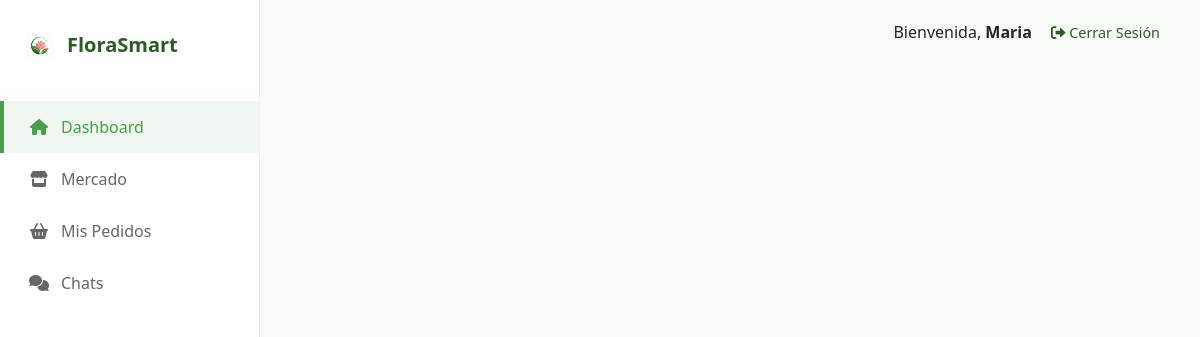
The app's page /mercado/ (signed in), older data.
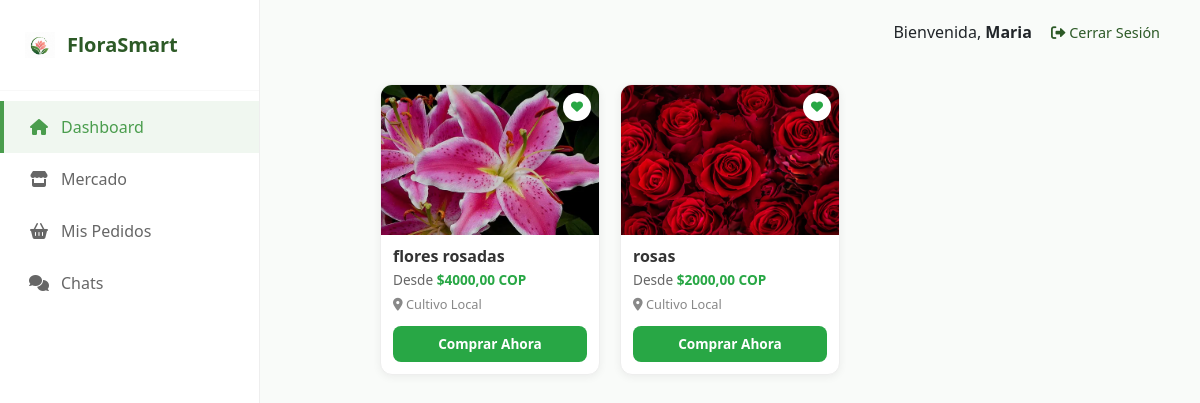
The same page, newer data.
### usuarios/models.py (models this page shows, shortened)
class Usuario(AbstractUser):
    ROLES = (
        ('floricultor', 'Floricultor / Productor'),
        ('comprador_b2b', 'Comprador Mayorista (B2B)'),
        ('comprador_b2c', 'Cliente Final (B2C)'),
    )
    email = models.EmailField(unique=True)
    rol = models.CharField(max_length=20, choices=ROLES, default='comprador_b2c')
    nombre_empresa_o_finca = models.CharField(max_length=100, blank=True, null=True)
    groups = models.ManyToManyField(
        Group,
        related_name="usuario_set",
        blank=True,
    )
    user_permissions = models.ManyToManyField(
        Permission,
        related_name="usuario_permissions_set",
        blank=True,
    )

class Producto(models.Model):
    floricultor = models.ForeignKey(Usuario, on_delete=models.CASCADE, related_name='mis_productos')
    nombre_flor = models.CharField(max_length=50)
    variedad = models.CharField(max_length=50, blank=True)
    color = models.CharField(max_length=30)
    precio_por_tallo = models.DecimalField(max_digits=10, decimal_places=2)
    cantidad_disponible = models.PositiveIntegerField()
    descripcion = models.TextField(blank=True)
    fecha_publicacion = models.DateTimeField(auto_now_add=True)
    imagen = models.ImageField(upload_to='productos/', null=True, blank=True)

### usuarios/views.py (the view)
# urls.py: path('mercado/', views.mercado_view, name='mercado'),
def mercado_view(request):
    if not request.user.is_authenticated:
        return redirect('login')
    productos = Producto.objects.all().order_by('-fecha_publicacion')
    return render(request, 'mercado.html', {'productos': productos})

### templates/mercado.html (shortened to what this page needs)
{% extends 'base.html' %}
{% load static %}
{% block content %}
<div class="productos-grid">
    {% for producto in productos %}
    <div class="producto-card">
        <div class="image-container">
            {% if producto.imagen %}
                <img src="{{ producto.imagen.url }}" alt="{{ producto.nombre_flor }}">
            {% else %}
                <img src="{% static 'img/default-flower.jpg' %}" alt="Sin imagen">
            {% endif %}
            <div class="wishlist-icon">
                <i class="fas fa-heart"></i>
            </div>
        </div>
        <div class="info-container">
            <h3 class="flor-nombre">{{ producto.nombre_flor }}</h3>
            <p class="precio">
                Desde <span class="monto">${{ producto.precio_por_tallo }} COP</span>
            </p>
            <p class="ubicacion">
                <i class="fas fa-map-marker-alt"></i>
                {{ producto.floricultor.nombre_empresa_o_finca|default:"Cultivo Local" }}
            </p>
            <form action="{% url 'realizar_pedido' producto.id %}" method="POST">
                <button type="submit" class="btn-detalles" style="width: 100%; border: none; cursor: pointer;">
                    Comprar Ahora
                </button>
            </form>
        </div>
    </div>
    {% endfor %}
</div>
{% endblock %}

### templates/base.html (shortened to what this page needs)
{% load static %}
<!DOCTYPE html>
<html lang="es">
<head>
    <link rel="stylesheet" href="{% static 'css/style.css' %}">
    <link href="https://cdn.jsdelivr.net/npm/bootstrap@5.3.0/dist/css/bootstrap.min.css" rel="stylesheet">
    <link rel="stylesheet" href="https://cdnjs.cloudflare.com/ajax/libs/font-awesome/6.0.0/css/all.min.css">
</head>
<body>
    <div class="market-layout">
        <aside class="market-sidebar">
            <div class="sidebar-brand">
                <img src="{% static 'images/logo.png' %}" alt="Logo FloraSmart" class="sidebar-logo">
                <a href="{% url 'home' %}" class="sidebar-brand-name">FloraSmart</a>
            </div>
            <nav class="nav-menu">
                <a href="{% url 'home' %}" class="sidebar-link active">
                    <i class="fas fa-home"></i>
                    <span>Dashboard</span>
                </a>
                <a href="{% url 'mercado' %}" class="sidebar-link">
                    <i class="fas fa-store"></i>
                    <span>Mercado</span>
                </a>
                <a href="{% url 'mis_pedidos' %}" class="sidebar-link">
                    <i class="fas fa-shopping-basket"></i>
                    <span>{% if user.rol == 'floricultor' %}Pedidos Recibidos{% else %}Mis Pedidos{% endif %}</span>
                </a>
                <a href="{% url 'lista_chats' %}" class="sidebar-link">
                    <i class="fas fa-comments"></i>
                    <span>Chats</span>
                </a>
            </nav>
        </aside>
        <main class="main-content">
            <header class="top-user-bar">
                <div class="user-info">
                    {% if user.is_authenticated %}
                        <span>Bienvenida, <strong>{{ user.username }}</strong></span>
                        <a href="{% url 'logout' %}" class="logout-link" style="margin-left: 15px; color: #2d5a27; text-decoration: none; font-size: 0.9rem;">
                            <i class="fas fa-sign-out-alt"></i> Cerrar Sesión
                        </a>
                    {% endif %}
                </div>
            </header>
            <section class="container-fluid">
                {% block content %}
                {% endblock %}
            </section>
        </main>
    </div>
</body>
</html>

### static/css/style.css (style rules this page uses)
:root { --green-main: #4a9d4d; --green-dark: #2d5a27; --text-gray: #666; --primary-green: #2ecc71; --dark-green: #27ae60; --light-bg: #f4f7f6; --white: #ffffff; --text-dark: #2c3e50; --shadow: 0 4px 15px rgba(0,0,0,0.1); }
body, html { height: 100%; margin: 0; font-family: 'Segoe UI', sans-serif; }
.market-layout { display: flex; height: 100vh; overflow: hidden; }
.market-sidebar { width: 260px; background: var(--white); border-right: 1px solid #eee; display: flex; flex-direction: column; height: 100%; flex-shrink: 0; }
.sidebar-brand { display: flex; align-items: center; padding: 30px 25px; border-bottom: 1px solid #f8f8f8; }
.sidebar-logo { width: 30px; height: auto; margin-right: 12px; }
.sidebar-brand-name { color: var(--green-dark); font-size: 20px; font-weight: bold; text-decoration: none; }
.nav-menu { flex: 1; overflow-y: auto; padding-top: 10px; }
.sidebar-link { text-decoration: none; color: var(--text-gray); padding: 14px 25px; display: flex; align-items: center; gap: 12px; border-left: 4px solid transparent; transition: all 0.3s ease; font-weight: 500; }
.sidebar-link i { width: 20px; text-align: center; }
.sidebar-link:hover, .sidebar-link.active { background-color: #f0f7f0; color: var(--green-main); border-left: 4px solid var(--green-main); }
.main-content { flex: 1; display: flex; flex-direction: column; background: #f9fbf9; overflow-y: auto; }
.top-user-bar { display: flex; justify-content: flex-end; align-items: center; padding: 20px 40px; background: transparent; }
.productos-grid { display: grid !important; grid-template-columns: repeat(auto-fill, minmax(180px, 220px)) !important; gap: 20px; padding: 20px; justify-content: center; }
.producto-card { background: #fff; border-radius: 12px; border: 1px solid #eee; overflow: hidden; position: relative; display: flex; flex-direction: column; width: 100%; box-shadow: 0 2px 8px rgba(0,0,0,0.06); }
.image-container { width: 100%; height: 150px; overflow: hidden; position: relative; }
.image-container img { width: 100%; height: 100%; object-fit: cover; }
.wishlist-icon { position: absolute; top: 8px; right: 8px; background: white; width: 28px; height: 28px; border-radius: 50%; display: flex; align-items: center; justify-content: center; color: #28a745; font-size: 12px; z-index: 5; }
.info-container { padding: 12px; }
.flor-nombre { font-size: 1rem; font-weight: bold; margin-bottom: 4px; color: #333; }
.precio { font-size: 0.85rem; margin-bottom: 4px; color: #666; }
.monto { color: #28a745 !important; font-weight: bold; }
.ubicacion { font-size: 0.8rem; color: #888; margin-bottom: 12px; }
.btn-detalles { background-color: #28a745 !important; color: white !important; text-align: center; padding: 8px; border-radius: 8px; text-decoration: none; font-weight: bold; font-size: 0.85rem; display: block; transition: 0.3s; }

Row changes from the older to the newer data that the page shows:
added Producto: imagen (picture), nombre_flor "flores rosadas", precio_por_tallo "4000,00", floricultor.nombre_empresa_o_finca "Cultivo Local"
added Producto: imagen (picture), nombre_flor "rosas", precio_por_tallo "2000,00", floricultor.nombre_empresa_o_finca "Cultivo Local"
